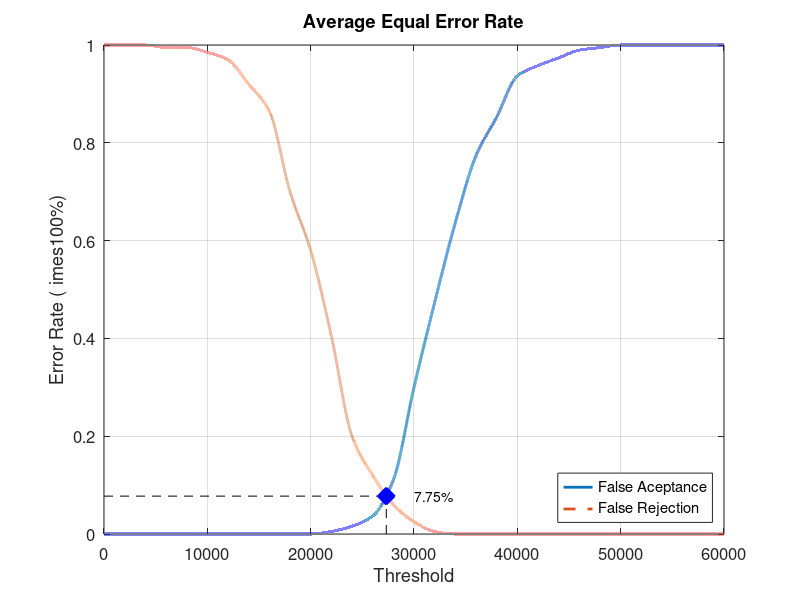
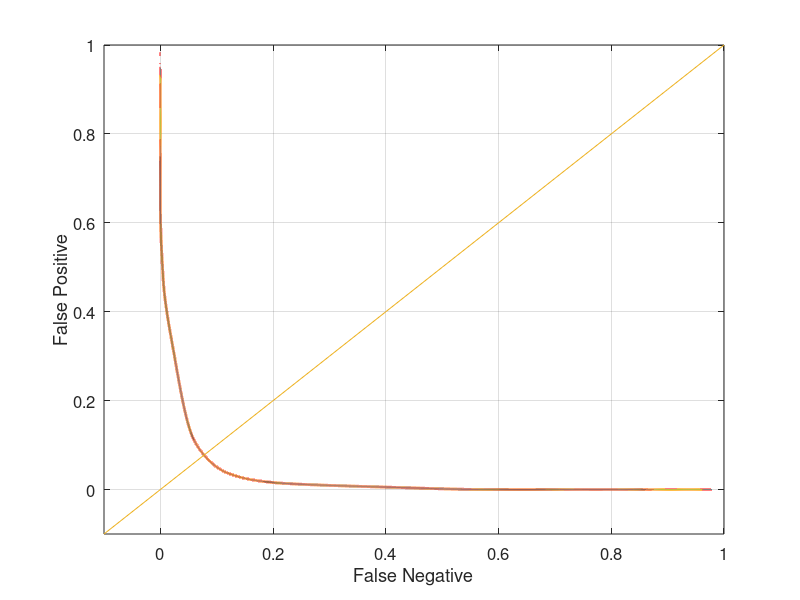

Source code (MATLAB) for these figures, in order:
close all;
clear;
clc;
x = 0:2000:60000;
xq = 0:0.5:60000;

y0 = [0 0 0 0 0 0 0 0 0 0 0 0.00526316 0.0157895 0.0368421 0.110526 0.3 0.473684 0.636842 0.773684 0.852632 0.936842 0.957895 0.973684 0.989474 0.994737 1 1 1 1 1 1]
yy0 = interp1(x, y0, xq, 'pchip');
y1 = [1 1 1 0.995 0.995 0.985 0.97 0.92 0.865 0.7 0.58 0.405 0.2 0.12 0.06 0.025 0.005 0 0 0 0 0 0 0 0 0 0 0 0 0 0]
yy1 = interp1(x, y1, xq, 'pchip');

% Calculating EER: 
y2 = abs(y0 - y1);
find(y2 == min(y2))
yy2 = abs(yy0 - yy1);
xEER = find(yy2 == min(yy2));
xEERIndex = xq(xEER) % X-axis EER
yEER = yy0(xEER) % Y-axis EER

main = figure
plot(xq, yy0,'-','LineWidth', 2);	hold on
plot(xq, yy1,'--','LineWidth', 2);	hold on
plot([xEERIndex xEERIndex], [0 yEER], 'k--');	hold on
plot([0 xEERIndex], [yEER yEER], 'k--');	hold on
plot(xEERIndex, yEER, 'bx', 'LineWidth', 10);	hold on
text(xEERIndex + 10 * xEERIndex / 100, yEER, [num2str(round((10000 * yEER)) / 100) '%'])
legend('False Aceptance', 'False Rejection', 'Location', 'SouthEast')
xlabel('Threshold')
ylabel('Error Rate (	imes100%)')
title('Average Equal Error Rate')
set(gca, 'FontSize', 12)
axis([0 60000 0 1])
grid on

print(main, 'Database4_3Main', '-dpng');
FNRxFPR = figure('Color', [1 1 1]);
plot(yy1, yy0, '-', yy1, yy0, 'LineWidth', 2);
hold on
y = -0.1:0.1:1
plot(y, y); 
set(gca, 'FontSize', 12)
xlabel('False Negative')
ylabel('False Positive')
axis([-0.1 1 -0.1 1])
set(gca, 'FontSize', 12)
grid on

print(FNRxFPR, 'Database4_3FNRxFPR','-dpng');
